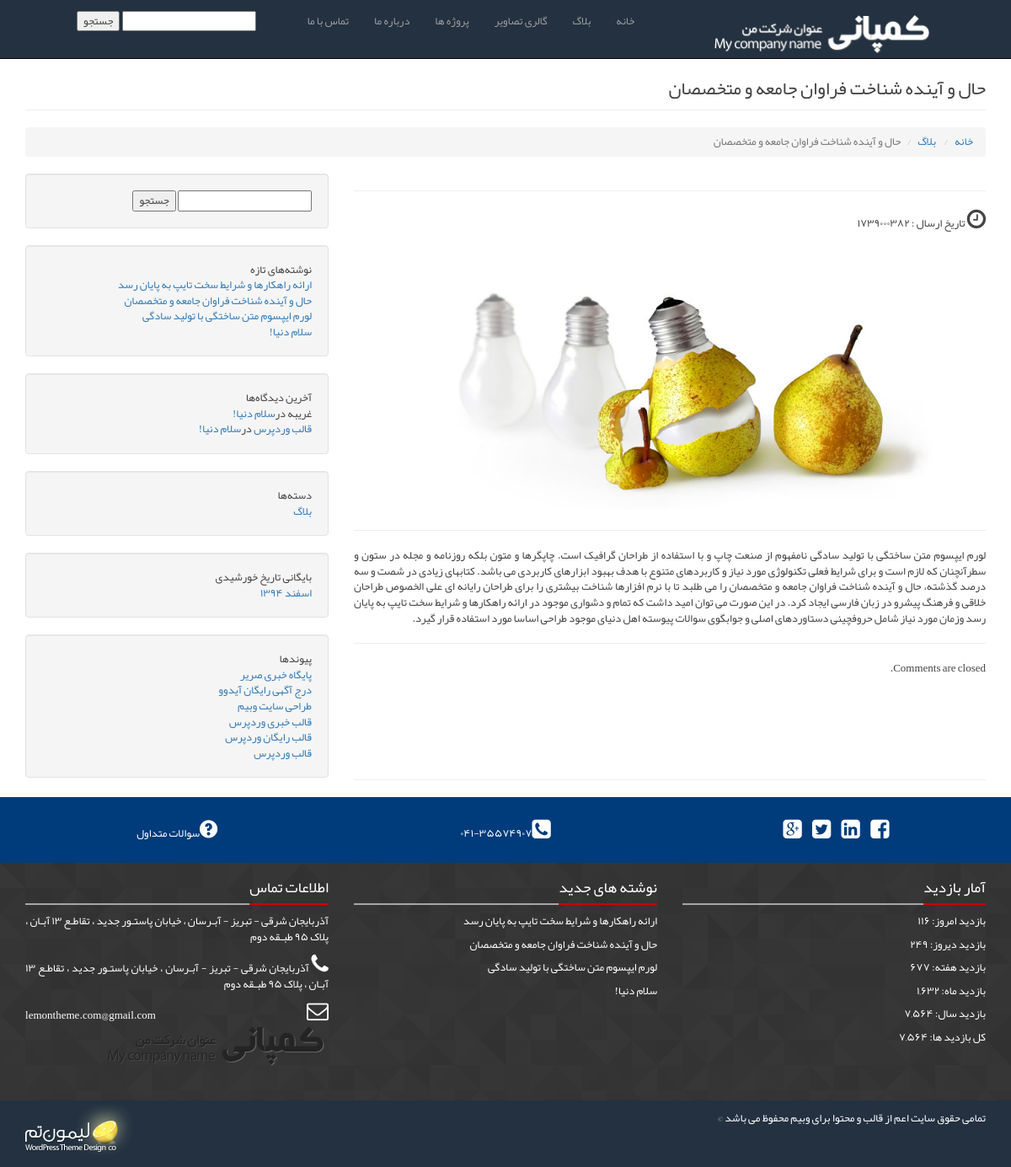
Page /Projects/company-2025/index.php?page=show_blog&id=2 on the committed database.
### tables this page shows
CREATE TABLE IF NOT EXISTS `tbl_menus` (
  `id` int NOT NULL AUTO_INCREMENT,
  `parent_id` int NOT NULL,
  `title` varchar(50) NOT NULL,
  `target_type` enum('Internal','External') NOT NULL,
  `target` varchar(100) NOT NULL,
  `new_window` tinyint(1) NOT NULL,
  `custom_url` varchar(100) NOT NULL,
  `sort` int NOT NULL,
  `enable` tinyint(1) NOT NULL,
  PRIMARY KEY (`id`)
);

CREATE TABLE IF NOT EXISTS `tbl_blogs` (
  `id` int NOT NULL AUTO_INCREMENT,
  `title` varchar(250) NOT NULL,
  `text` text NOT NULL,
  `keywords` varchar(1000) NOT NULL,
  `description` varchar(1500) NOT NULL,
  `date` int NOT NULL,
  `enable` tinyint(1) NOT NULL,
  PRIMARY KEY (`id`)
);

### include/classes/UnitBase.php (called while the page is built, shortened)
<?php
	class UnitBase  {
		public static $data=array();
		public static function setData($page_name,$data){
			self::$data[$page_name]=$data;
		}
		public static function getData($page_name){
			return self::$data[$page_name];
		}
	}
?>

### include/db/DB.php (called while the page is built, shortened)
<?php
	class DB {
		private static $mysqli=null;
		private $wheres=array();
		protected $table_name='';
		private $returnFields=array();
		protected $limit=array(
			"Start"=>0,
			"Count"=>0
		);
		private $sql="";
		private $command_type="";
		public static function setConnection($conn){
			self::$mysqli=$conn;
		}
		public function query(){
			$result=self::$mysqli->query($this->sql) or self::$mysqli->error();
			return $result;
		}
		public function run(){
			$result=$this->query();
			switch($this->command_type){
				case self::TYPE_LIST:
					$output=array();
					while($fields=$result->fetch_assoc()){
						$output[]=$fields;
					}
					return $output;
					break;
				case self::TYPE_SELECT_ONE:
					$fields=$result->fetch_assoc();
					return $fields;
					break;
			}
		}
		public function setSQL($q){
			$this->sql=$q;
			return $this;
		}
		function setCommandType($command_type){
			$this->command_type=$command_type;
			return $this;
		}
		public function getDetails(){
			$this->command_type=self::TYPE_SELECT_ONE;
			return $this;
		}
		public function getList(){
			$returnFields=$this->makeReturnFields();
			$where=$this->makeWhere();
			$limit=$this->makeLimit();
			$orderby=$this->makeOrderBy();
			$q="select $returnFields from ".$this->table_name." $where $orderby $limit";
			$this->sql=$q;
			$this->command_type=self::TYPE_LIST;
			return $this;
		}
		public function setWheres($wheres=array()){
			$this->wheres=$wheres;
			return $this;
		}
		public function setReturnFields($fields){
			 $this->returnFields = $fields;
			 return $this;
		}
		public function setLimit($count,$page_number=1){
			if($count==0){
				$this->limit=array(
					"Start"=>0,
					"Count"=>0
				);
			}else{
				$this->limit=array(
					"Start"=>($page_number-1)*$count,
					"Count"=>$count
				);
			}
			return $this;
		}
		private function makeLimit(){
			$output="";
			if($this->limit["Count"]==0)
				$output='';
			elseif($this->limit['Start']==0)
				$output='LIMIT '.$this->limit['Count'];
			else
				$output='LIMIT '.$this->limit['Start'].','.$this->limit['Count'];
			return $output;
		}
		private function makeWhere(){
			$where='';
			if(!empty($this->wheres)){
				$where='WHERE ';
				foreach($this->wheres as $key=>$value){
					$where.="`$key`='$value' AND ";
				}
				$where=mb_substr($where,0,mb_strlen($where)-5);
			}
			return $where;
		}
		private function makeReturnFields(){
			$output='';
			if(!empty($this->returnFields)){
				foreach($this->returnFields as $key=>$value){
					if(is_numeric($key))
						$output.="`$value` ,";
					else
						$output.="$key as `$value` ,";
				}
				$output=mb_substr($output,0,mb_strlen($output)-1);
			}else{
				$output="*";
			}
			return $output;
		}
		private function makeOrderBy(){
			$output='';
			return $output;
		}
	}

### pages/requires/header.controller.php (called while the page is built, shortened)
<?php
	$menu=new DB_MENU();
	$ListOfMenus=$menu->getListOfSiteMenus()->run();

### pages/controller.php (called while the page is built, shortened)
<?php
	$pagename =secure($_GET['page']);
	$page_db=new DB_PAGE();
	try{
		$pageDetails=$page_db->setWheres(array(
			"name"=>$pagename
		))->getDetails()->run();
		if($pageDetails['custom_page']==1){
			$filename=SECTIONS.$pageDetails['name'].'.controller.php';
			if(file_exists($filename)){
				require $filename;
			}
		}
	}
	catch(Exception $e){
		header('HTTP/1.0 404 Not Found');
		SiteBase::setSiteTitle("یافت نشد!");
		SiteBase::setHasView(true);
		SiteBase::setPageName("404");
	}
	require "pages/requires/header.controller.php";
?>

### pages/sections/show_blog.controller.php (called while the page is built, shortened)
<?php
		$blog_db=new DB_BLOG();
		$id=secure($_GET['id']);
		$blogDetails=$blog_db->setWheres(array(
			"id"=>$id,
			"enable"=>1
		))->getDetails()->run();
?>

### pages/sections/show_blog.view.php (the view, shortened to what this page needs)
<?php
    $mydata=SiteBase::getData("show_blog");
?>
<div class="container content-future">
   <div class="row">
       <div class="col-lg-12">
            <h2 class="titr"><?= $mydata['BlogDetails']['title']; ?></h2>
            <ol class="breadcrumb">
                <li>
                    <a href="#">خانه</a>
                </li>
                <li>
                    <a href="#">بلاگ</a>
                </li>
                <li class="active"><?= $mydata['BlogDetails']['title']; ?></li>
            </ol>
        </div>
   </div>
   <div class="row">
      <div class="col-md-8">
         <hr>
         <p>
            <i class="fi fi-clock-1"></i>
            تاریخ ارسال : <?= $mydata['BlogDetails']['date']; ?></p>
            <img src="assets/img/blog/<?= $mydata['BlogDetails']['id']; ?>.jpg" alt="<?= $mydata['BlogDetails']['title']; ?>">
        <hr>
	      <?= $mydata['BlogDetails']['text']; ?>
      </div>
      <div class="col-md-4">
          <?php
              require "sidebar.view.php";
          ?>
      </div>
   </div>
</div>

### pages/requires/header.view.php (shortened to what this page needs)
<?php
    $ListOfMenu=SiteBase::getData("_menus");
    ?>
<div class="top-menu">
    <nav class="navbar navbar-inverse navbar-fixed-top" role="navigation">
        <div class="container header-site">
            <div class="navbar-header">
                <a class="navbar-brand" href="#"><img src="assets/img/company-logo.png" alt="کمپانی" width="265" height="50" /></a>
            </div>
            <div class="collapse navbar-collapse pull-right" id="bs-example-navbar-collapse-1">
                <ul id="menu-mine-menu" class="nav navbar-nav navbar-left menu"><li id="menu-item-7" class="menu-item menu-item-type-custom menu-item-object-custom current-menu-item current_page_item menu-item-home menu-item-7">
                        <?php
                            foreach($ListOfMenu as $item){
                        ?>
                    <li <?= ($item['Active']) ? ' class="active"':''; ?> >
                        <a href="<?= $item['URL']; ?>" <?= ($item['new_window']==1) ? ' target="_blank"': '' ?>><?= $item['title']; ?></a>
                    </li>
                    <?php
	                    }
                    ?>
                </ul>
            </div>
            <form action="pages/search" method="get">
                <input type="text" name="search">
                <input type="submit" value="جستجو">
            </form>
        </div>
    </nav>
</div>

### rows in the picture
tbl_menus: title "خانه"
tbl_menus: title "بلاگ"
tbl_menus: title "گالری تصاویر"
tbl_menus: title "پروژه ها"
tbl_menus: title "درباره ما"
tbl_menus: title "تماس با ما"
tbl_blogs: title "حال و آینده شناخت فراوان جامعه و متخصصان", date "1739000382", text "لورم ایپسوم متن ساختگی با تولید سادگی نامفهوم از صنعت چاپ و با استفاده از طراحان گرافیک است. چاپگرها و متون بلکه روزنامه و مجله در ستون و سطرآنچنان که لازم است و برای شرایط فعلی تکنولوژی مورد نیاز و کاربردهای متنوع با هدف بهبود ابزارهای کاربردی می باشد. کتابهای زیادی در شصت و سه درصد گذشته، حال و آینده شناخت فراوان جامعه و متخصصان را می طلبد تا با نرم افزارها شناخت بیشتری را برای طراحان رایانه ای علی الخصوص طراحان خلاقی و فرهنگ پیشرو در زبان فارسی ایجاد کرد. در این صورت می توان امید داشت که تمام و دشواری موجود در ارائه راهکارها و شرایط سخت تایپ به پایان رسد وزمان مورد نیاز شامل حروفچینی دستاوردهای اصلی و جوابگوی سوالات پیوسته اهل دنیای موجود طراحی اساسا مورد استفاده قرار گیرد. Comments are…"

### other values in the picture
$value['Phone'] "041-35574907"
$value['QuestionText'] "سوالات متداول"
$value['Title'] "اطلاعات تماس"
$value['Address'] "آذربایجان شرقی - تبریز - آبـرسان ، خیابان پاستـور جدید ، تقاطـع ۱۳ آبـان ، پلاک ۹۵ طبـقه دوم"
$value['Email'] "lemontheme.com@gmail.com"
$value['Title'] "تمامی حقوق سایت اعم از قالب و محتوا برای وبیم محفوظ می باشد"
